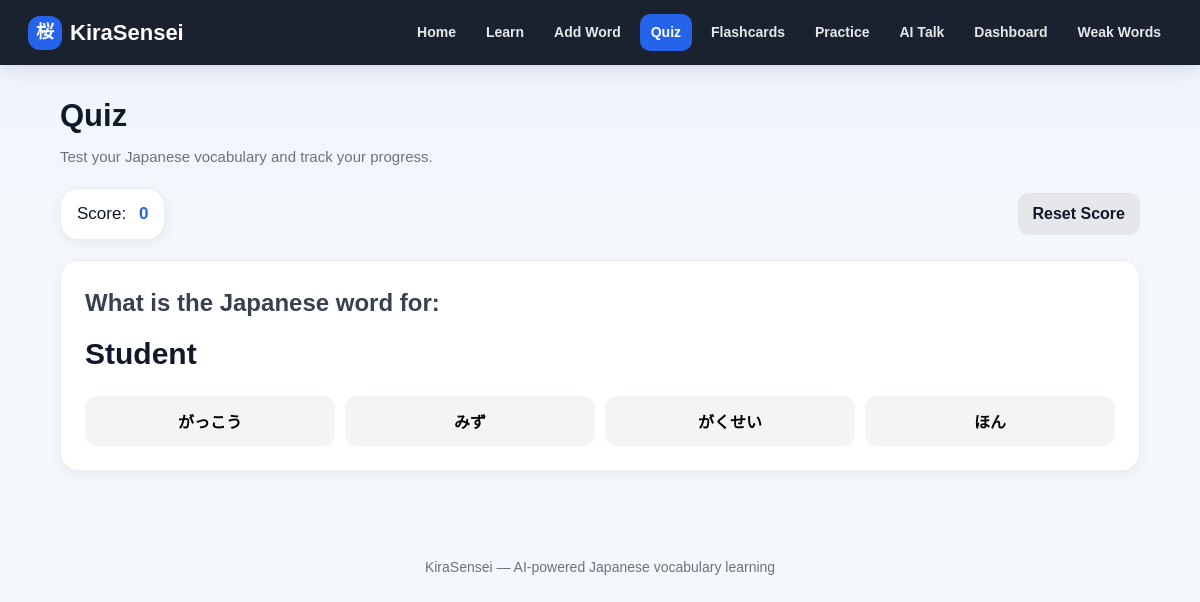
The page /quiz on the database its author committed.
### tables this page shows
CREATE TABLE words (
            id INTEGER PRIMARY KEY AUTOINCREMENT,
            english TEXT NOT NULL,
            japanese TEXT NOT NULL
        , correct_count INTEGER DEFAULT 0, wrong_count INTEGER DEFAULT 0, last_reviewed TEXT, jlpt_level TEXT DEFAULT 'N5');

### app.py (the view, shortened to what this page needs)
@app.route("/quiz", methods=["GET", "POST"])
def quiz():
    if "score" not in session:
        session["score"] = 0
    feedback = None
    feedback_type = None
    conn = get_db_connection()
    words = conn.execute("SELECT * FROM words ORDER BY RANDOM()").fetchall()
    conn.close()
    current_word = random.choice(words)
    wrong_options = [
        word["japanese"]
        for word in words
        if word["id"] != current_word["id"]
    ]
    wrong_options = random.sample(wrong_options, 3)
    options = wrong_options + [current_word["japanese"]]
    random.shuffle(options)
    return render_template(
        "quiz.html",
        current_word=current_word,
        options=options,
        score=session["score"],
        feedback=feedback,
        feedback_type=feedback_type,
        not_enough_words=False
    )

### app.py (called while the page is built)
def get_db_connection():
    conn = sqlite3.connect("words.db")
    conn.row_factory = sqlite3.Row
    return conn

### templates/quiz.html (shortened to what this page needs)
{% extends "base.html" %}
{% block content %}
<div class="page-header">
    <h1>Quiz</h1>
    <p>Test your Japanese vocabulary and track your progress.</p>
</div>
<div class="top-actions">
    <div class="score-box">
        <span>Score:</span>
        <strong>{{ score }}</strong>
    </div>
    <a href="{{ url_for('reset_quiz') }}" class="btn-secondary">Reset Score</a>
</div>
{% if not_enough_words %}
    <div class="empty-box">
        <h3>Not enough words to start quiz</h3>
        <p>Please add at least 4 words first.</p>
        <a href="{{ url_for('add_word') }}" class="btn-primary">Add Words</a>
    </div>
{% else %}
    <div class="quiz-card">
        <h2 class="quiz-question">What is the Japanese word for:</h2>
        <div class="quiz-word">{{ current_word.english }}</div>
        <form method="POST" class="quiz-form">
            <div class="quiz-options">
                {% for option in options %}
                    <button type="submit" name="answer" value="{{ option }}" class="quiz-option">
                        {{ option }}
                    </button>
                {% endfor %}
            </div>
        </form>
    </div>
{% endif %}
{% endblock %}

### static/style.css (style rules this page uses)
* { margin:0; padding:0; box-sizing:border-box; }
:root { --bg:#f4f7fb; --card:#ffffff; --text:#111827; --muted:#6b7280; --primary:#2563eb; --primary-dark:#1d4ed8; --danger:#dc2626; --danger-dark:#b91c1c; --warning:#f59e0b; --warning-dark:#d97706; --border:#e5e7eb; --shadow:0 8px 24px rgba(15,23,42,.08); --soft-shadow:0 4px 14px rgba(15,23,42,.06); }
body { font-family:Arial,sans-serif; background:linear-gradient(180deg,#eef4ff 0%,var(--bg) 240px); color:var(--text); line-height:1.5; min-height:100vh; }
a { text-decoration:none; }
.page-header { margin-bottom:20px; }
.page-header h1 { font-size:31px; margin-bottom:6px; color:var(--text); }
.page-header p { color:var(--muted); font-size:15px; }
.learn-card, .word-card, .stat-card, .quiz-card, .home-card, .empty-box, .practice-card, .feedback-box, .table-wrapper, .score-box, .form-card { background:var(--card); border-radius:18px; box-shadow:var(--soft-shadow); border:1px solid rgba(229,231,235,.75); }
.learn-card, .word-card, .stat-card, .quiz-card, .home-card, .empty-box, .practice-card, .form-card { padding:17px; }
.top-actions { display:flex; justify-content:space-between; align-items:center; gap:12px; flex-wrap:wrap; margin-bottom:20px; }
.score-box { padding:12px 16px; font-size:17px; }
.score-box strong { color:var(--primary); margin-left:8px; }
button, .btn-primary, .btn-secondary, .edit-btn, .delete-btn, .speak-btn { transition:.2s ease; }
.btn-secondary { background:#e5e7eb; color:var(--text); padding:9px 15px; border-radius:11px; display:inline-block; font-weight:800; }
.quiz-card { padding:24px; }
.quiz-question { color:#374151; margin-bottom:10px; }
.quiz-word { font-size:30px; margin-bottom:20px; font-weight:800; }
.quiz-options { display:grid; grid-template-columns:repeat(auto-fit,minmax(200px,1fr)); gap:10px; }
.quiz-option { border:none; padding:13px; border-radius:12px; background:#f3f4f6; cursor:pointer; font-size:16px; font-weight:800; }

### rows shown on the page
words: english "Student", japanese "がくせい"
words: japanese "がっこう"
words: japanese "みず"
words: japanese "ほん"

### other values the page prints
{{ score }} "0"
